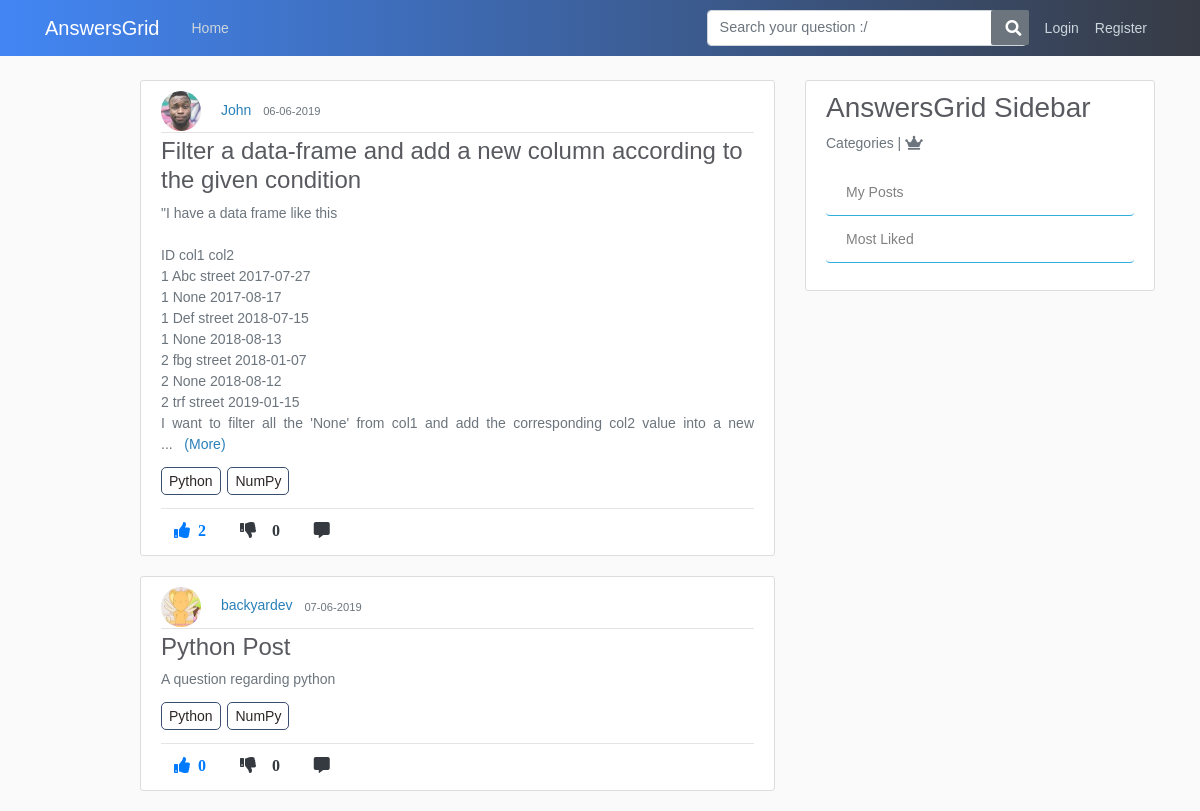
Page /tags/Python on the committed database.
### application/models.py (models this page shows, shortened)
class tagposts(db.Model):
    id = db.Column(db.Integer, primary_key=True, nullable=False)
    post_id = db.Column(db.Integer, db.ForeignKey('post.id'), nullable=False)
    tag_id = db.Column(db.Integer, db.ForeignKey('tags.tag_id'), nullable=False)

class User(db.Model, UserMixin):
    id = db.Column(db.Integer, primary_key=True)
    username = db.Column(db.String(20), unique=True, nullable=False)
    email = db.Column(db.String(120), unique=True, nullable=False)
    image_file = db.Column(db.String(20), nullable=False, default='default.jpg')
    password = db.Column(db.String(60), nullable=False)
    posts = db.relationship('Post', backref='author', lazy=True)
    answers = db.relationship('Answer', backref="author", lazy=True)
    comments = db.relationship('Comment', backref='author', lazy=True)
    answercomments = db.relationship('AnswerComment', backref='author', lazy=True)
    favourites = db.relationship('Favourite', backref='author', lazy=True)

class Post(db.Model):
    id = db.Column(db.Integer, primary_key=True)
    title = db.Column(db.String(100), nullable=False)
    content = db.Column(db.Text, nullable=False)
    date_posted = db.Column(db.DateTime, nullable=False, default=datetime.utcnow)
    like_count = db.Column(db.Integer, nullable=False, default=0)
    dislike_count = db.Column(db.Integer, nullable=False, default=0)
    user_id = db.Column(db.Integer, db.ForeignKey('user.id'), nullable=False)
    comments = db.relationship('Comment', backref='commentOnPost', lazy=True)
    answers = db.relationship('Answer', backref='answerOnPost', lazy=True)
    favourites = db.relationship('Favourite', backref='favour_post', lazy=True)

class Tags(db.Model):
    tag_id = db.Column(db.Integer, primary_key=True, nullable=False)
    tag_title = db.Column(db.String,nullable=False)

### application/routes.py (the view)
@app.route('/tags/<tag_title>')
def tags(tag_title):
    page = request.args.get('page',1,type=int)
    posts = Post.query.order_by(Post.date_posted.desc()).paginate(page=page, per_page=5)
    tag_title = tag_title
    joinedTables = db.session.query(tagposts.post_id,tagposts.tag_id,Tags.tag_title,Post.title,Post.user_id,Post.like_count, Post.dislike_count,Post.content,Post.author,Post.date_posted,User.username,User.image_file).join(Tags).join(Post).join(User).all()
    for item in joinedTables:
        if tag_title == item.tag_title:
            tags_on_post = db.session.query(tagposts.post_id, tagposts.tag_id, Tags.tag_title).join(Tags).filter(tagposts.post_id==item.post_id).all()
            print('tags: ', tags_on_post)
            list_of_all_post_tags =  []
            for a in tags_on_post:
                list_of_all_post_tags.append(a.tag_title)
    return render_template("tags.html", posts=posts, joinedTables=joinedTables, tag_title=tag_title, list_of_all_post_tags=list_of_all_post_tags)

### application/templates/tags.html (shortened to what this page needs)
{% extends "layout.html" %}
{% block content %}
      {% for item in joinedTables %}
      {% if tag_title == item.tag_title %}
        <article class="media content-section">
          <div class="media-body">
            <img class="rounded-circle article-img" src="{{ url_for('static', filename='profile_pics/' + item.image_file) }}">
            <a class="mr-2" href="{{ url_for('user_posts', username=item.username) }}">{{ item.username }}</a>
            <small class="text-muted">{{ item.date_posted.strftime('%d-%m-%Y') }}</small>
            <div class="article-metadata">
            </div>
            <h4><a class="article-title" href="{{ url_for('comment_post', post_id=item.post_id) }}">{{ item.title }}</a></h4>
            <p class="article-content more text-justify text-muted">{{ item.content }}</p>
            {% for x in list_of_all_post_tags %}
              <a class="article-content tag-style">{{ x }}</a>
            {% endfor %}
            <hr>
            <div class="footRow">
                {%  if current_user.is_authenticated %}
                  <a><i class="fas fa-thumbs-up mr-1 btn upvote" id="/vote/{{item.post_id}}/{{current_user.id}}" onclick="contentDisp(this);">  {{ item.like_count }} </i></a>
                  <a><i class="fas fa-thumbs-down mr-1 btn upvote" id="/downvote/{{item.post_id}}/{{current_user.id}}" onclick="contentDisp(this);" >  {{ item.dislike_count }} </i></a>
                  <a href="{{url_for('comment_post', post_id=item.post_id)}}"><i class="fas fa-comment-alt mr-1 btn text-dark"></i></a>
                  <a href="{{url_for('favourite_post', post_id=item.post_id)}}"><i class="fas fa-heart mr-1 btn"></i></a>
                 <a class="a2a_dd" href="https://www.addtoany.com/share"><i class="far fa-share-square btn"></i></a>
                  {% else %}
                  <a href="{{url_for('login')}}"><i class="fas fa-thumbs-up mr-1 btn text-primary upvote"><span class="ml-2 likes-count">{{ item.like_count }}</span></i></a>
                  <a href="{{url_for('login')}}"><i class="fas fa-thumbs-down mr-1 btn text-dark"><span id="demo" class="ml-3">{{ item.dislike_count }}</i></a>
                  <a href="{{url_for('comment_post', post_id=item.post_id)}}"><i class="fas fa-comment-alt mr-1 btn text-dark"></i></a>
                {% endif %}
            </div>
          </div>
        </article>
      {% endif %}
      {% endfor %}
{% endblock content %}

### application/static/main.css (style rules this page uses)
body { background: #fafafa; color: #333333; margin-top: 5rem; }
h1, h2, h3, h4, h5, h6 { color: #444444; }
.content-section { background: #ffffff; padding: 10px 20px; border: 1px solid #dddddd; border-radius: 3px; margin-bottom: 20px; }
.article-title { color: #444444; }
.article-content { white-space: pre-line; }
.article-img { height: 40px; width: 40px; margin-right: 16px; }
.article-metadata { padding-bottom: 1px; margin-bottom: 4px; border-bottom: 1px solid #e3e3e3 }

### application/templates/layout.html (style rules this page uses)
body { color: #2e2626; margin-top: 5rem; font-size: 14px; font-weight: unset; line-height: 1.5; font-family: Arial; }
img { display: inline; }
.footRow { margin-top: -10px; }
.tag-style { margin-right: 3px; border: 1px solid #3a4e70; padding: 5px 7px; border-radius: 5px; color: #2C3A47 }
a { color: #2980b9; }
.fa-thumbs-up { color: #4286f4; }
.fa-thumbs-down { color: #f1545b }
h4,h3 { color: #595a60; }
.article-title { color: #595a60; }

### rows in the picture
tagposts: image_file (picture), username "John", date_posted "06-06-2019", title "Filter a data-frame and add a new column according to the given condition", content "\"I have a data frame like this ID col1 col2 1 Abc street 2017-07-27 1 None 2017-08-17 1 Def street 2018-07-15 1 None 2018-08-13 2 fbg street 2018-01-07 2 None 2018-08-12 2 trf street 2019-01-15 I want to filter all the 'None' from col1 and add the corresponding col2 value into a new", like_count "2", dislike_count "0"
Tags: tag_title "Python"
Tags: tag_title "NumPy"
tagposts: image_file (picture), username "backyardev", date_posted "07-06-2019", title "Python Post", content "A question regarding python", like_count "0", dislike_count "0"
